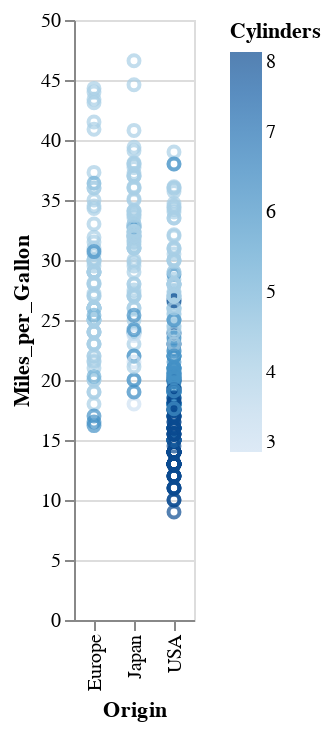

Notebook code for this chart:
### Markdown cell above
What if we want to do EDA on this dataset and put a categorical variable on the $x$ axis?

Simple:

### Code cell
alt.Chart(cars).mark_point().encode(
    x='Origin',
    y='Miles_per_Gallon',
    color='Cylinders',
).interactive()

### Figure 1 — Vega-Lite specification as saved in the notebook (floating-point values rounded to 4 significant figures; data arrays with more than 128 entries replaced by an {"elided": "..."} marker saying what was removed)
{"config": {"view": {"continuousWidth": 400, "continuousHeight": 300}}, "data": {"name": "data-f02450ab61490a1363517a0190416235"}, "mark": "point", "encoding": {"color": {"field": "Cylinders", "type": "quantitative"}, "x": {"field": "Origin", "type": "nominal"}, "y": {"field": "Miles_per_Gallon", "type": "quantitative"}}, "selection": {"selector002": {"type": "interval", "bind": "scales", "encodings": ["x", "y"]}}, "$schema": "https://vega.github.io/schema/vega-lite/v4.17.0.json", "datasets": {"data-f02450ab61490a1363517a0190416235": {"elided": "406 records"}}}
